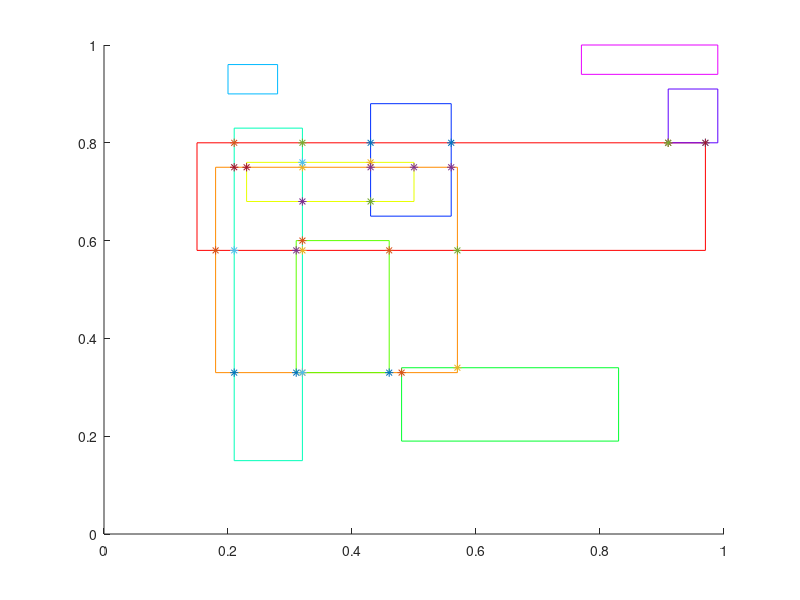

Write MATLAB code to recreate this figure.
clc;
clear;
close all;

fid = fopen('data.txt');
tline = fgetl(fid);
c = 1;
while ischar(tline)
        data(c,:) = str2num(tline);
        c = c +1;
        tline = fgetl(fid);
end
fclose(fid);

fid = fopen('points.txt');
tline = fgetl(fid);

c = 1;
while ischar(tline)
        points(c,:) = str2num(tline);
        c = c+1;
        tline = fgetl(fid);
end
fclose(fid);


figure;


[m,~] = size(data);
cmap = hsv(m+1);
m
data
for n=1:m
    rectangle('Position', [data(n,1), data(n,2), (data(n,3)-data(n,1)), (data(n,4)-data(n,2))],'EdgeColor',cmap(n,:))
    hold on;
end

[m,~] = size(points);
for n=1:m
    plot(points(n,1), points(n,2),'*');
end



